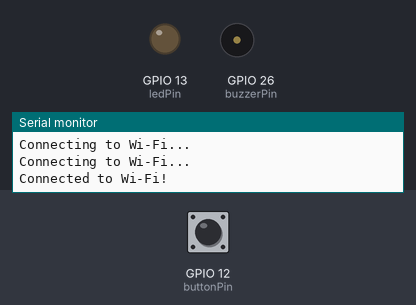
This sketch was run on a simulated ESP32. On the bench: output pins drawn as LEDs (lit = HIGH), buzzer (waves = sounding, pin HIGH), the last lines printed to the serial monitor. The inputs (shaded band) are chosen by the test bench; at power-on: GPIO 12 (buttonPin) LOW. WiFi joins after 1.5 s; servers stay silent unless stated; web services answer with replies made up by the test bench.

Above: at 3.2 s.
3.3 s: GPIO 12 (buttonPin) pulled HIGH for 0.15 s
At 4.3 s:
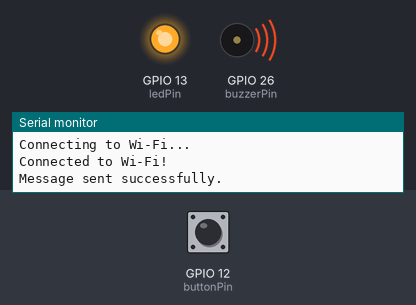
Timing chart, 0 to 15.0 s (numbered marks = the images above; inputs shaded):
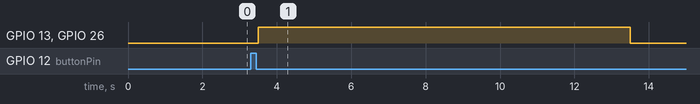

The sketch:

panicButtonAlertTelegram.ino
```cpp
#include <WiFi.h>
#include <HTTPClient.h>

// Define Wi-Fi credentials
const char* ssid = "YOUR_SSID";
const char* password = "YOUR_PASSWORD";

// Define your Telegram bot token
String botToken = "YOUR_BOT_TOKEN";
String chatID = "YOUR_CHAT_ID";

// Define pins
const int buttonPin = 12;    // Pin where the button is connected
const int buzzerPin = 26;     // Pin for the buzzer
const int ledPin = 13;        // Pin for the LED

// Variable to store the button state
int buttonState = 0;

void setup() {
  // Configure pins
  pinMode(buttonPin, INPUT);
  pinMode(buzzerPin, OUTPUT);
  pinMode(ledPin, OUTPUT);

  // Connect to Wi-Fi
  Serial.begin(115200);
  WiFi.begin(ssid, password);
  while (WiFi.status() != WL_CONNECTED) {
    delay(1000);
    Serial.println("Connecting to Wi-Fi...");
  }
  Serial.println("Connected to Wi-Fi!");
}

void loop() {
  // Check if the button was pressed
  buttonState = digitalRead(buttonPin);
  if (buttonState == HIGH) {
    // Send a message on Telegram
    sendMessage("Panic button pressed.");

    // Activate the siren and the LED
    digitalWrite(buzzerPin, HIGH); // Turn on the buzzer
    digitalWrite(ledPin, HIGH);    // Turn on the LED
    delay(10000);                   // Keep them on for 1 second

    // Turn off the siren and the LED
    digitalWrite(buzzerPin, LOW);  // Turn off the buzzer
    digitalWrite(ledPin, LOW);     // Turn off the LED
  }

  delay(100); // Prevent rapid button reading
}

// Function to send a message on Telegram
void sendMessage(String message) {
  if (WiFi.status() == WL_CONNECTED) {
    HTTPClient http;
    String url = "https://api.telegram.org/bot" + botToken + "/sendMessage?chat_id=" + chatID + "&text=" + message;

    http.begin(url);
    int httpResponseCode = http.GET();

    if (httpResponseCode > 0) {
      Serial.println("Message sent successfully.");
    } else {
      Serial.print("Error sending message: ");
      Serial.println(httpResponseCode);
    }

    http.end();
  } else {
    Serial.println("Not connected to Wi-Fi");
  }
}
```

Measured:
- after the input at 3.3 s, GPIO 13 (ledPin), GPIO 26 (buzzerPin): LOW → HIGH after 0.20 s, → LOW 10.0 s later
